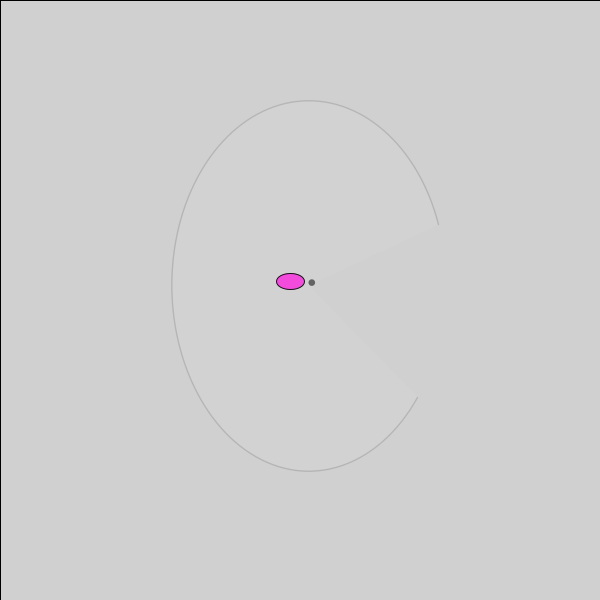
Frame 1 (no input)
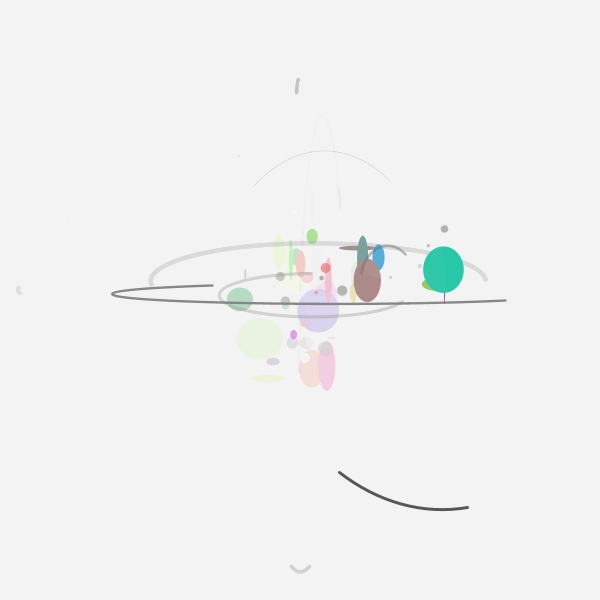
Frame 60 (the mouse pressed at the canvas centre just before this capture)
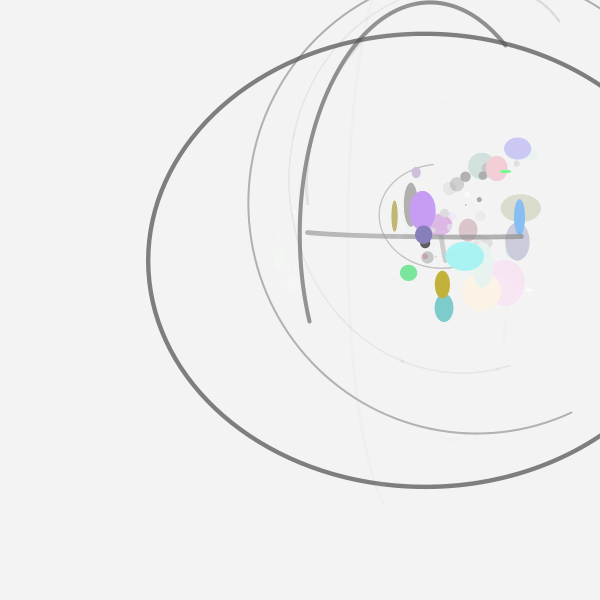
Frame 120 (the mouse held since frame 60 and released just before this capture)

The Processing sketch that drew these frames (run headless with seeded random() and noise(); from frame 60 on, the mouse is pressed at the canvas centre):

// Processing sketch: processing_156819
// ── processing_156819.pde

float posX;
float posY;

float dX;
float dY;

float pX;
float pY;

float ppX;
float ppY;

float a=dist(posX, posY, dX, dY);

void setup () { 
  size (600, 600); 
  posX=width/2;
  posY=height/2;
  dX = width/2;
  dY = height/2;
  pX = dY; 
  pY = dX;
  ppX = dX;
  ppY = dY;
}
void draw () {
  myFunction () ;
  myOther();
}
void myOther() {
  fill(255, 10);
  rect(0, 0, width, height);
  strokeWeight(random(1, 5)); 
  stroke(70, random(0, 255)); 
  ppX=random(0,width);
  ppY=random(0,height);
  //line(posX, posY, ppX, ppY); 
  arc(posX,posY,random(width),random(height),radians(random(360)),radians(random(360)));
  int rd=int(random(0, 15)); 
  if (rd<2) { 
    fill(215, 50, 50, random(100, 255));
  } else if (rd==3) { 
    fill(255, 255, 0, random(200, 255));
  } else { 
    fill(random(0, 255), random(100, 255));
  } 
  float r=random(1, 15); 
  noStroke(); 
  ellipse(posX+random(3-a, a-3), posY+random(-3-a, a-3), r-a/3, r-a/3);
}
void myFunction() {
  fill(255, 10);
  rect(0, 0, width, height);

  dX=random(-30, 30);
  dY=random(-30, 30);
  posX=posX+dX;
  posY=posY+dY;
  fill(random(255), random(255), random(255));
  ellipse(posX+random(-50, 50), posY+random(-50, 50), random(0, 50), random(0, 50));
  if (posX<0) {
    posX = width;
    dX=width;
  } else if (posX>width) {
    posX=0;
    dX=0;
  }
  if (posY<0) {
    posY=height;
    dX=height;
  } else if (posY>height) {
    posY=0;
    dY=0;
  }
  dX=posX;
  dY=posY;
}
